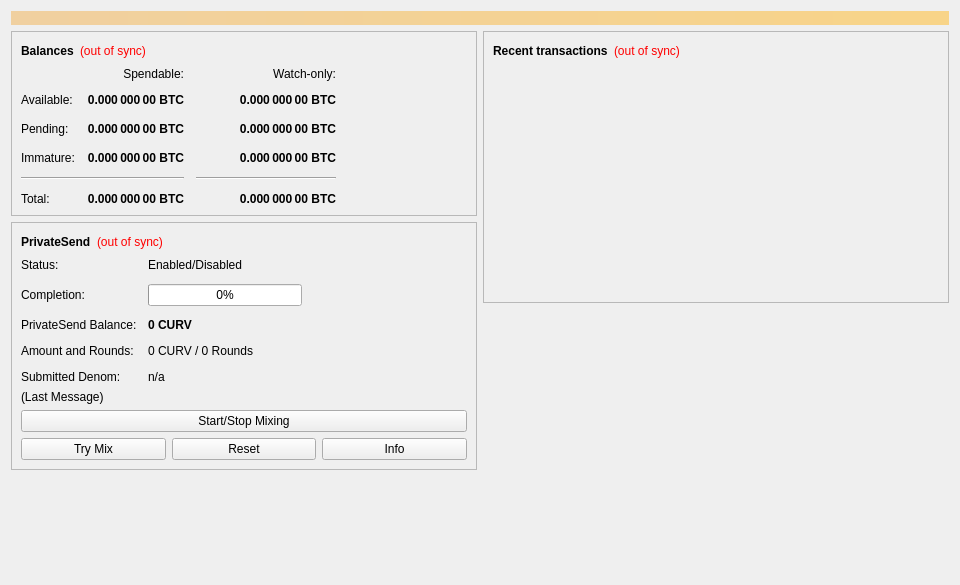
<?xml version="1.0" encoding="UTF-8"?>
<ui version="4.0">
 <class>OverviewPage</class>
 <widget class="QWidget" name="OverviewPage">
  <property name="geometry">
   <rect>
    <x>0</x>
    <y>0</y>
    <width>960</width>
    <height>585</height>
   </rect>
  </property>
  <property name="minimumSize">
   <size>
    <width>960</width>
    <height>0</height>
   </size>
  </property>
  <property name="windowTitle">
   <string>Form</string>
  </property>
  <layout class="QVBoxLayout" name="topLayout">
   <item>
    <widget class="QLabel" name="labelAlerts">
     <property name="visible">
      <bool>false</bool>
     </property>
     <property name="styleSheet">
      <string notr="true">QLabel { background-color: qlineargradient(x1: 0, y1: 0, x2: 1, y2: 0, stop:0 #F0D0A0, stop:1 #F8D488); color:#000000; }</string>
     </property>
     <property name="wordWrap">
      <bool>true</bool>
     </property>
     <property name="margin">
      <number>3</number>
     </property>
     <property name="textInteractionFlags">
      <set>Qt::TextSelectableByMouse</set>
     </property>
    </widget>
   </item>
   <item>
    <layout class="QHBoxLayout" name="horizontalLayout" stretch="1,1">
     <item>
      <layout class="QVBoxLayout" name="verticalLayout_2">
       <item>
        <widget class="QFrame" name="frame">
         <property name="frameShape">
          <enum>QFrame::StyledPanel</enum>
         </property>
         <property name="frameShadow">
          <enum>QFrame::Raised</enum>
         </property>
         <layout class="QVBoxLayout" name="verticalLayout_4">
          <item>
           <layout class="QHBoxLayout" name="horizontalLayout_4">
            <item>
             <widget class="QLabel" name="label_5">
              <property name="font">
               <font>
                <weight>75</weight>
                <bold>true</bold>
               </font>
              </property>
              <property name="text">
               <string>Balances</string>
              </property>
             </widget>
            </item>
            <item>
             <widget class="QLabel" name="labelWalletStatus">
              <property name="toolTip">
               <string>The displayed information may be out of date. Your wallet automatically synchronizes with the Curve network after a connection is established, but this process has not completed yet.</string>
              </property>
              <property name="styleSheet">
               <string notr="true">QLabel { color: red; }</string>
              </property>
              <property name="text">
               <string notr="true">(out of sync)</string>
              </property>
              <property name="alignment">
               <set>Qt::AlignLeading|Qt::AlignLeft|Qt::AlignVCenter</set>
              </property>
             </widget>
            </item>
            <item>
             <spacer name="horizontalSpacer_3">
              <property name="orientation">
               <enum>Qt::Horizontal</enum>
              </property>
              <property name="sizeHint" stdset="0">
               <size>
                <width>40</width>
                <height>20</height>
               </size>
              </property>
             </spacer>
            </item>
           </layout>
          </item>
          <item>
           <layout class="QGridLayout" name="gridLayout">
            <property name="spacing">
             <number>12</number>
            </property>
            <item row="2" column="2">
             <widget class="QLabel" name="labelWatchPending">
              <property name="font">
               <font>
                <weight>75</weight>
                <bold>true</bold>
               </font>
              </property>
              <property name="cursor">
               <cursorShape>IBeamCursor</cursorShape>
              </property>
              <property name="toolTip">
               <string>Unconfirmed transactions to watch-only addresses</string>
              </property>
              <property name="text">
               <string notr="true">0.000 000 00 BTC</string>
              </property>
              <property name="alignment">
               <set>Qt::AlignRight|Qt::AlignTrailing|Qt::AlignVCenter</set>
              </property>
              <property name="textInteractionFlags">
               <set>Qt::LinksAccessibleByMouse|Qt::TextSelectableByKeyboard|Qt::TextSelectableByMouse</set>
              </property>
             </widget>
            </item>
            <item row="2" column="1">
             <widget class="QLabel" name="labelUnconfirmed">
              <property name="font">
               <font>
                <weight>75</weight>
                <bold>true</bold>
               </font>
              </property>
              <property name="cursor">
               <cursorShape>IBeamCursor</cursorShape>
              </property>
              <property name="toolTip">
               <string>Total of transactions that have yet to be confirmed, and do not yet count toward the spendable balance</string>
              </property>
              <property name="text">
               <string notr="true">0.000 000 00 BTC</string>
              </property>
              <property name="alignment">
               <set>Qt::AlignRight|Qt::AlignTrailing|Qt::AlignVCenter</set>
              </property>
              <property name="textInteractionFlags">
               <set>Qt::LinksAccessibleByMouse|Qt::TextSelectableByKeyboard|Qt::TextSelectableByMouse</set>
              </property>
             </widget>
            </item>
            <item row="3" column="2">
             <widget class="QLabel" name="labelWatchImmature">
              <property name="font">
               <font>
                <weight>75</weight>
                <bold>true</bold>
               </font>
              </property>
              <property name="cursor">
               <cursorShape>IBeamCursor</cursorShape>
              </property>
              <property name="toolTip">
               <string>Mined balance in watch-only addresses that has not yet matured</string>
              </property>
              <property name="text">
               <string notr="true">0.000 000 00 BTC</string>
              </property>
              <property name="alignment">
               <set>Qt::AlignRight|Qt::AlignTrailing|Qt::AlignVCenter</set>
              </property>
              <property name="textInteractionFlags">
               <set>Qt::LinksAccessibleByMouse|Qt::TextSelectableByKeyboard|Qt::TextSelectableByMouse</set>
              </property>
             </widget>
            </item>
            <item row="4" column="0" colspan="2">
             <widget class="Line" name="lineSpendableBalance">
              <property name="orientation">
               <enum>Qt::Horizontal</enum>
              </property>
             </widget>
            </item>
            <item row="4" column="2">
             <widget class="Line" name="lineWatchBalance">
              <property name="sizePolicy">
               <sizepolicy hsizetype="Preferred" vsizetype="Fixed">
                <horstretch>0</horstretch>
                <verstretch>0</verstretch>
               </sizepolicy>
              </property>
              <property name="minimumSize">
               <size>
                <width>140</width>
                <height>0</height>
               </size>
              </property>
              <property name="orientation">
               <enum>Qt::Horizontal</enum>
              </property>
             </widget>
            </item>
            <item row="5" column="0">
             <widget class="QLabel" name="labelTotalText">
              <property name="text">
               <string>Total:</string>
              </property>
             </widget>
            </item>
            <item row="3" column="1">
             <widget class="QLabel" name="labelImmature">
              <property name="font">
               <font>
                <weight>75</weight>
                <bold>true</bold>
               </font>
              </property>
              <property name="cursor">
               <cursorShape>IBeamCursor</cursorShape>
              </property>
              <property name="toolTip">
               <string>Mined balance that has not yet matured</string>
              </property>
              <property name="text">
               <string notr="true">0.000 000 00 BTC</string>
              </property>
              <property name="alignment">
               <set>Qt::AlignRight|Qt::AlignTrailing|Qt::AlignVCenter</set>
              </property>
              <property name="textInteractionFlags">
               <set>Qt::LinksAccessibleByMouse|Qt::TextSelectableByKeyboard|Qt::TextSelectableByMouse</set>
              </property>
             </widget>
            </item>
            <item row="2" column="3">
             <spacer name="horizontalSpacer_2">
              <property name="orientation">
               <enum>Qt::Horizontal</enum>
              </property>
              <property name="sizeHint" stdset="0">
               <size>
                <width>40</width>
                <height>20</height>
               </size>
              </property>
             </spacer>
            </item>
            <item row="3" column="0">
             <widget class="QLabel" name="labelImmatureText">
              <property name="text">
               <string>Immature:</string>
              </property>
             </widget>
            </item>
            <item row="5" column="1">
             <widget class="QLabel" name="labelTotal">
              <property name="font">
               <font>
                <weight>75</weight>
                <bold>true</bold>
               </font>
              </property>
              <property name="cursor">
               <cursorShape>IBeamCursor</cursorShape>
              </property>
              <property name="toolTip">
               <string>Your current total balance</string>
              </property>
              <property name="text">
               <string notr="true">0.000 000 00 BTC</string>
              </property>
              <property name="alignment">
               <set>Qt::AlignRight|Qt::AlignTrailing|Qt::AlignVCenter</set>
              </property>
              <property name="textInteractionFlags">
               <set>Qt::LinksAccessibleByMouse|Qt::TextSelectableByKeyboard|Qt::TextSelectableByMouse</set>
              </property>
             </widget>
            </item>
            <item row="5" column="2">
             <widget class="QLabel" name="labelWatchTotal">
              <property name="font">
               <font>
                <weight>75</weight>
                <bold>true</bold>
               </font>
              </property>
              <property name="cursor">
               <cursorShape>IBeamCursor</cursorShape>
              </property>
              <property name="toolTip">
               <string>Current total balance in watch-only addresses</string>
              </property>
              <property name="text">
               <string notr="true">0.000 000 00 BTC</string>
              </property>
              <property name="alignment">
               <set>Qt::AlignRight|Qt::AlignTrailing|Qt::AlignVCenter</set>
              </property>
              <property name="textInteractionFlags">
               <set>Qt::LinksAccessibleByMouse|Qt::TextSelectableByKeyboard|Qt::TextSelectableByMouse</set>
              </property>
             </widget>
            </item>
            <item row="0" column="2">
             <widget class="QLabel" name="labelWatchonly">
              <property name="text">
               <string>Watch-only:</string>
              </property>
              <property name="alignment">
               <set>Qt::AlignRight|Qt::AlignTrailing|Qt::AlignVCenter</set>
              </property>
             </widget>
            </item>
            <item row="1" column="0">
             <widget class="QLabel" name="labelBalanceText">
              <property name="text">
               <string>Available:</string>
              </property>
             </widget>
            </item>
            <item row="1" column="1">
             <widget class="QLabel" name="labelBalance">
              <property name="font">
               <font>
                <weight>75</weight>
                <bold>true</bold>
               </font>
              </property>
              <property name="cursor">
               <cursorShape>IBeamCursor</cursorShape>
              </property>
              <property name="toolTip">
               <string>Your current spendable balance</string>
              </property>
              <property name="text">
               <string notr="true">0.000 000 00 BTC</string>
              </property>
              <property name="alignment">
               <set>Qt::AlignRight|Qt::AlignTrailing|Qt::AlignVCenter</set>
              </property>
              <property name="textInteractionFlags">
               <set>Qt::LinksAccessibleByMouse|Qt::TextSelectableByKeyboard|Qt::TextSelectableByMouse</set>
              </property>
             </widget>
            </item>
            <item row="1" column="2">
             <widget class="QLabel" name="labelWatchAvailable">
              <property name="font">
               <font>
                <weight>75</weight>
                <bold>true</bold>
               </font>
              </property>
              <property name="cursor">
               <cursorShape>IBeamCursor</cursorShape>
              </property>
              <property name="toolTip">
               <string>Your current balance in watch-only addresses</string>
              </property>
              <property name="text">
               <string notr="true">0.000 000 00 BTC</string>
              </property>
              <property name="alignment">
               <set>Qt::AlignRight|Qt::AlignTrailing|Qt::AlignVCenter</set>
              </property>
              <property name="textInteractionFlags">
               <set>Qt::LinksAccessibleByMouse|Qt::TextSelectableByKeyboard|Qt::TextSelectableByMouse</set>
              </property>
             </widget>
            </item>
            <item row="2" column="0">
             <widget class="QLabel" name="labelPendingText">
              <property name="text">
               <string>Pending:</string>
              </property>
             </widget>
            </item>
            <item row="0" column="1">
             <widget class="QLabel" name="labelSpendable">
              <property name="text">
               <string>Spendable:</string>
              </property>
              <property name="alignment">
               <set>Qt::AlignRight|Qt::AlignTrailing|Qt::AlignVCenter</set>
              </property>
             </widget>
            </item>
           </layout>
          </item>
         </layout>
        </widget>
       </item>
       <item>
        <widget class="QFrame" name="framePrivateSend">
         <property name="layoutDirection">
          <enum>Qt::LeftToRight</enum>
         </property>
         <property name="frameShape">
          <enum>QFrame::StyledPanel</enum>
         </property>
         <property name="frameShadow">
          <enum>QFrame::Raised</enum>
         </property>
         <layout class="QVBoxLayout" name="VerticalLayout_PS1">
          <item>
           <layout class="QHBoxLayout" name="horizontalLayout_5">
            <item>
             <widget class="QLabel" name="labelPrivateSendHeader">
              <property name="font">
               <font>
                <weight>75</weight>
                <bold>true</bold>
               </font>
              </property>
              <property name="text">
               <string>PrivateSend</string>
              </property>
             </widget>
            </item>
            <item>
             <widget class="QLabel" name="labelPrivateSendSyncStatus">
              <property name="toolTip">
               <string>The displayed information may be out of date. Your wallet automatically synchronizes with the Curve network after a connection is established, but this process has not completed yet.</string>
              </property>
              <property name="styleSheet">
               <string notr="true">QLabel { color: red; }</string>
              </property>
              <property name="text">
               <string notr="true">(out of sync)</string>
              </property>
              <property name="alignment">
               <set>Qt::AlignLeading|Qt::AlignLeft|Qt::AlignVCenter</set>
              </property>
             </widget>
            </item>
            <item>
             <spacer name="horizontalSpacer_4">
              <property name="orientation">
               <enum>Qt::Horizontal</enum>
              </property>
              <property name="sizeHint" stdset="0">
               <size>
                <width>40</width>
                <height>20</height>
               </size>
              </property>
             </spacer>
            </item>
           </layout>
          </item>
          <item>
           <layout class="QFormLayout" name="privateSendFormLayout">
            <property name="fieldGrowthPolicy">
             <enum>QFormLayout::AllNonFixedFieldsGrow</enum>
            </property>
            <property name="horizontalSpacing">
             <number>11</number>
            </property>
            <property name="verticalSpacing">
             <number>12</number>
            </property>
            <item row="0" column="0">
             <widget class="QLabel" name="labelPrivateSendEnabledText">
              <property name="text">
               <string>Status:</string>
              </property>
             </widget>
            </item>
            <item row="0" column="1">
             <widget class="QLabel" name="labelPrivateSendEnabled">
              <property name="text">
               <string>Enabled/Disabled</string>
              </property>
             </widget>
            </item>
            <item row="1" column="0">
             <widget class="QLabel" name="labelCompletitionText">
              <property name="text">
               <string>Completion:</string>
              </property>
             </widget>
            </item>
            <item row="1" column="1">
             <widget class="QProgressBar" name="privateSendProgress">
              <property name="maximumSize">
               <size>
                <width>154</width>
                <height>16777215</height>
               </size>
              </property>
              <property name="value">
               <number>0</number>
              </property>
             </widget>
            </item>
            <item row="2" column="0">
             <widget class="QLabel" name="labelAnonymizedText">
              <property name="text">
               <string>PrivateSend Balance:</string>
              </property>
             </widget>
            </item>
            <item row="2" column="1">
             <widget class="QLabel" name="labelAnonymized">
              <property name="font">
               <font>
                <weight>75</weight>
                <bold>true</bold>
               </font>
              </property>
              <property name="text">
               <string notr="true">0 CURV</string>
              </property>
             </widget>
            </item>
            <item row="3" column="0">
             <widget class="QLabel" name="labelAmountAndRoundsText">
              <property name="text">
               <string>Amount and Rounds:</string>
              </property>
             </widget>
            </item>
            <item row="3" column="1">
             <widget class="QLabel" name="labelAmountRounds">
              <property name="text">
               <string>0 CURV / 0 Rounds</string>
              </property>
             </widget>
            </item>
            <item row="4" column="0">
             <widget class="QLabel" name="labelSubmittedDenomText">
              <property name="text">
               <string>Submitted Denom:</string>
              </property>
             </widget>
            </item>
            <item row="4" column="1">
             <widget class="QLabel" name="labelSubmittedDenom">
              <property name="toolTip">
               <string>The denominations you submitted to the Masternode.&lt;br&gt;To mix, other users must submit the exact same denominations.</string>
              </property>
              <property name="text">
               <string>n/a</string>
              </property>
             </widget>
            </item>
           </layout>
          </item>
          <item>
           <layout class="QVBoxLayout" name="VerticalLayout_PS">
            <item>
             <widget class="QLabel" name="labelPrivateSendLastMessage">
              <property name="text">
               <string>(Last Message)</string>
              </property>
              <property name="alignment">
               <set>Qt::AlignLeading|Qt::AlignLeft|Qt::AlignTop</set>
              </property>
              <property name="wordWrap">
               <bool>true</bool>
              </property>
             </widget>
            </item>
            <item>
             <widget class="QPushButton" name="togglePrivateSend">
              <property name="sizePolicy">
               <sizepolicy hsizetype="MinimumExpanding" vsizetype="Fixed">
                <horstretch>0</horstretch>
                <verstretch>0</verstretch>
               </sizepolicy>
              </property>
              <property name="text">
               <string>Start/Stop Mixing</string>
              </property>
             </widget>
            </item>
            <item>
             <layout class="QHBoxLayout" name="horizontalLayout_debugbuttons">
              <item>
               <widget class="QPushButton" name="privateSendAuto">
                <property name="sizePolicy">
                 <sizepolicy hsizetype="MinimumExpanding" vsizetype="Fixed">
                  <horstretch>0</horstretch>
                  <verstretch>0</verstretch>
                 </sizepolicy>
                </property>
                <property name="toolTip">
                 <string>Try to manually submit a PrivateSend request.</string>
                </property>
                <property name="text">
                 <string>Try Mix</string>
                </property>
               </widget>
              </item>
              <item>
               <widget class="QPushButton" name="privateSendReset">
                <property name="sizePolicy">
                 <sizepolicy hsizetype="MinimumExpanding" vsizetype="Fixed">
                  <horstretch>0</horstretch>
                  <verstretch>0</verstretch>
                 </sizepolicy>
                </property>
                <property name="toolTip">
                 <string>Reset the current status of PrivateSend (can interrupt PrivateSend if it's in the process of Mixing, which can cost you money!)</string>
                </property>
                <property name="autoFillBackground">
                 <bool>false</bool>
                </property>
                <property name="text">
                 <string>Reset</string>
                </property>
               </widget>
              </item>
              <item>
               <widget class="QPushButton" name="privateSendInfo">
                <property name="sizePolicy">
                 <sizepolicy hsizetype="MinimumExpanding" vsizetype="Fixed">
                  <horstretch>0</horstretch>
                  <verstretch>0</verstretch>
                 </sizepolicy>
                </property>
                <property name="toolTip">
                 <string>Information about PrivateSend and Mixing</string>
                </property>
                <property name="text">
                 <string>Info</string>
                </property>
               </widget>
              </item>
             </layout>
            </item>
           </layout>
          </item>
         </layout>
        </widget>
       </item>
       <item>
        <spacer name="verticalSpacer">
         <property name="orientation">
          <enum>Qt::Vertical</enum>
         </property>
         <property name="sizeHint" stdset="0">
          <size>
           <width>20</width>
           <height>40</height>
          </size>
         </property>
        </spacer>
       </item>
      </layout>
     </item>
     <item>
      <layout class="QVBoxLayout" name="verticalLayout_3">
       <item>
        <widget class="QFrame" name="frame_2">
         <property name="frameShape">
          <enum>QFrame::StyledPanel</enum>
         </property>
         <property name="frameShadow">
          <enum>QFrame::Raised</enum>
         </property>
         <layout class="QVBoxLayout" name="verticalLayout">
          <item>
           <layout class="QHBoxLayout" name="horizontalLayout_2">
            <item>
             <widget class="QLabel" name="label_4">
              <property name="font">
               <font>
                <weight>75</weight>
                <bold>true</bold>
               </font>
              </property>
              <property name="text">
               <string>Recent transactions</string>
              </property>
             </widget>
            </item>
            <item>
             <widget class="QLabel" name="labelTransactionsStatus">
              <property name="toolTip">
               <string>The displayed information may be out of date. Your wallet automatically synchronizes with the Curve network after a connection is established, but this process has not completed yet.</string>
              </property>
              <property name="styleSheet">
               <string notr="true">QLabel { color: red; }</string>
              </property>
              <property name="text">
               <string notr="true">(out of sync)</string>
              </property>
              <property name="alignment">
               <set>Qt::AlignLeading|Qt::AlignLeft|Qt::AlignVCenter</set>
              </property>
             </widget>
            </item>
            <item>
             <spacer name="horizontalSpacer">
              <property name="orientation">
               <enum>Qt::Horizontal</enum>
              </property>
              <property name="sizeHint" stdset="0">
               <size>
                <width>40</width>
                <height>20</height>
               </size>
              </property>
             </spacer>
            </item>
           </layout>
          </item>
          <item>
           <widget class="QListView" name="listTransactions">
            <property name="styleSheet">
             <string notr="true">QListView { background: transparent; }</string>
            </property>
            <property name="frameShape">
             <enum>QFrame::NoFrame</enum>
            </property>
            <property name="verticalScrollBarPolicy">
             <enum>Qt::ScrollBarAlwaysOff</enum>
            </property>
            <property name="horizontalScrollBarPolicy">
             <enum>Qt::ScrollBarAlwaysOff</enum>
            </property>
            <property name="selectionMode">
             <enum>QAbstractItemView::NoSelection</enum>
            </property>
           </widget>
          </item>
         </layout>
        </widget>
       </item>
       <item>
        <spacer name="verticalSpacer_2">
         <property name="orientation">
          <enum>Qt::Vertical</enum>
         </property>
         <property name="sizeHint" stdset="0">
          <size>
           <width>20</width>
           <height>40</height>
          </size>
         </property>
        </spacer>
       </item>
      </layout>
     </item>
    </layout>
   </item>
  </layout>
 </widget>
 <resources/>
 <connections/>
</ui>
